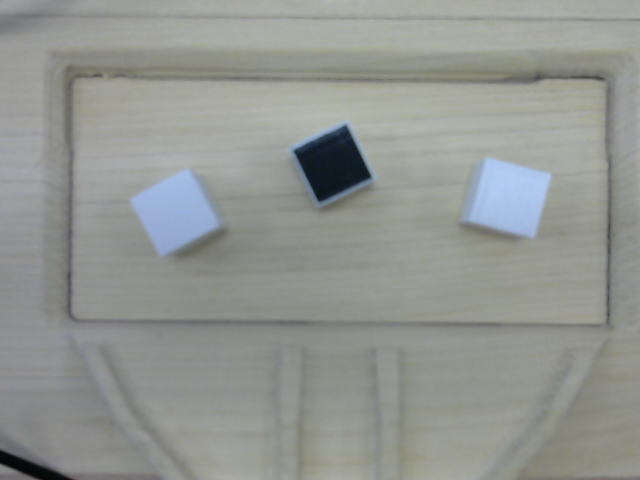
#> input picture cubos1.png, 640 x 480 px
$ python ubicar_cubos.py   (Python 2 division)
#> lines starting #> are read from the running program, lines starting #| are printed output that depends on the picture; after the words box and inside, x2 and y2 are one past the last pixel; in counts of white or black regions, pixels touching at a corner belong together; long printed decimals are rounded
#> further down, img is the input picture: shape (480, 640, 3); mean B, G, R 145.8, 150.2, 146.3
#!/usr/bin/env python
# -*- coding: utf-8 -*-

#### TO DO: -distancia desde el nuevo SR hasta el centro de los cubos.
####        -reconocer unicamente 1 cubo cada vez, para la version final.

import numpy as np
import cv2
from math import atan, degrees , sqrt, pow

##########Variables globales#################
squares = [] #Cubos encontrados, respecto a (0,0) de img.
sorted_cubes = [] #Cubos con vertices ordenados por menor Y (para angulos).
new_sides_angles = []
new_centres = []
arm_angles = []
hand_angles = []
centers = []
workzone = []
newsquares = [] #Cuadrados calculados, respecto a (0,0) del nuevo SR.
topside_center_workzone = [0,0]
bottomside_center_worzone = [0,0]
#Colores para pintar:
RED=(0,0,255)
BLUE=(255,0,0)
CYAN=(255,150,0)
GREEN=(0,255,0)
YELLOW=(0,255,255)
ORANGE=(0,150,255)
WHITE=(255,255,255)
BLACK=(0,0,0)

def angle_cos(p0, p1, p2):
  d1, d2 = (p0-p1).astype('float'), (p2-p1).astype('float')
  return abs( np.dot(d1, d2) / np.sqrt( np.dot(d1, d1)*np.dot(d2, d2) ) )


#Función que encuentra los cuadrados de las caras superiores de cada cubo,
#obtiene los cuadrados del contorno, y los centros.
def find_squares(img):
  img = cv2.GaussianBlur(img, (5, 5), 0)
  global sorted_cubes
  global squares
  global centers
  previous = []
  cont = 0
  sideColor = 0
  alpha = 0
  for gray in cv2.split(img):
    for thrs in xrange(0, 255, 26):
      if thrs == 0:
        bin = cv2.Canny(gray, 0, 50, apertureSize=5)
        bin = cv2.dilate(bin, None)
      else:
        retval, bin = cv2.threshold(gray, thrs, 255, cv2.THRESH_BINARY)
      contours, hierarchy = cv2.findContours(bin, cv2.RETR_LIST, cv2.CHAIN_APPROX_SIMPLE)
      for cnt in contours:
        cnt_len = cv2.arcLength(cnt, True)
        cnt = cv2.approxPolyDP(cnt, 0.02*cnt_len, True)
        if len(cnt) == 4 and cv2.contourArea(cnt) > 1200 and cv2.contourArea(cnt) < 4000 and cv2.isContourConvex(cnt):
          cnt = cnt.reshape(-1, 2)
          encontrado = False
          #Se hace un bucle para buscar dentro de los contornos los más próximos
          #para cada cubo.
          for i in previous:
            if i[0] == cnt[0][0] or (i[0] <= cnt[0][0]+3 and i[0] >= cnt[0][0]-3) :
              #Si se encuentra este contorno en los anteriormente analizados,
              #no se usa.
              encontrado = True
              break
          max_cos = np.max([angle_cos( cnt[i], cnt[(i+1) % 4], cnt[(i+2) % 4] ) for i in xrange(4)])
          if max_cos < 0.1 and not encontrado:
            #Se almacena el contorno del cuadrado con sus vertices, se almacena
            #como analizado tambien.
            squares.append(cnt)
            previous.append(cnt[0])
            previous.append(cnt[1])
            previous.append(cnt[2])
            previous.append(cnt[3])
            #Se ordenan los vertices de los cubos, para luego usarlos para
            #los angulos.
            cubo = np.copy(cnt)
            dt = [('col1', cubo.dtype),('col2', cubo.dtype)]
            aux = cubo.ravel().view(dt)
            aux.sort(order=['col2','col1'])
            sorted_cubes.append(cubo)
            #Se obtienen el centro del cuadrado, y se saca el color de la cara.
            center = [(cnt[0][0]+cnt[2][0])/2,(cnt[0][1]+cnt[2][1])/2]
            centers.append([(cnt[0][0]+cnt[2][0])/2,(cnt[0][1]+cnt[2][1])/2])
            imggray = cv2.cvtColor(img,cv2.COLOR_BGR2GRAY)
            sideColor = imggray[center[1]][center[0]] # Color de cara superior
            if sideColor >= 100 :
              color = "blanco"
            else :
              color = "negro"
            print "Encontrado cubo numero",cont+1,"con centro en [",center[0]/3.78,",",center[1]/3.78,"] mm y es de color",color
            cont+=1

#Se encuentra un rectangulo de area mayor que los cubos, que los contiene y
#vale de referencia para ubicacion. Hace practicamente lo mismo que la funcion
#anterior para los cubos. Obtiene ademas puntos de referencia a mitad del
#rectangulo de referencia para construir un eje de coordenadas.
def find_workzone(img):
  img = cv2.GaussianBlur(img, (5, 5), 0)
  global workzone
  previous = []
  for gray in cv2.split(img):
    for thrs in xrange(0, 255, 26):
      if thrs == 0:
        bin = cv2.Canny(gray, 0, 50, apertureSize=5)
        bin = cv2.dilate(bin, None)
      else:
        retval, bin = cv2.threshold(gray, thrs, 255, cv2.THRESH_BINARY)
      contours, hierarchy = cv2.findContours(bin, cv2.RETR_LIST, cv2.CHAIN_APPROX_SIMPLE)
      for cnt in contours:
        cnt_len = cv2.arcLength(cnt, True)
        cnt = cv2.approxPolyDP(cnt, 0.02*cnt_len, True)
        if len(cnt) == 4 and cv2.contourArea(cnt) > 40000 and cv2.contourArea(cnt) < 130000 and cv2.isContourConvex(cnt):
          cnt = cnt.reshape(-1, 2)
          encontrado = False
          for i in previous:
            if i[0] == cnt[0][0] or (i[0] <= cnt[0][0]+3 and i[0] >= cnt[0][0]-3) :
              encontrado = True
              break
          max_cos = np.max([angle_cos( cnt[i], cnt[(i+1) % 4], cnt[(i+2) % 4] ) for i in xrange(4)])
          if max_cos < 0.1 and not encontrado:
            workzone.append(cnt)
            previous.append(cnt[0])
            calculate_workzone()
#> this loop made 3 passes
#> bin: shape (480, 640); every value is 0
#> after the loop, cnt = [[0, 6], [4, 6], [7, 2], [14, 2], [15, 0], [5, 0], [3, 3], [0, 4]]; encontrado = True; max_cos = 0.0128; previous = [[75, 84]]; workzone = [[[75, 84], [79, 317], [604, 320], [602, 82]]]

#Función que ordena los puntos del rectángulo de referencia y obtiene el
#lado superior y el inferior.
def calculate_workzone():
  top = [0,0]
  bottom = [0,0]
  topi=bottomi=i=0
  while i < 4:
    #Se compara respecto a la mitad de la imagen (240 px).
    if workzone[0][i][1] < 240:
      top[topi]=[workzone[0][i][0],workzone[0][i][1]]
      topi+=1
    else:
      bottom[bottomi]=[workzone[0][i][0],workzone[0][i][1]]
      bottomi+=1
    i+=1
  top.sort
  bottom.sort
  global topside_center_workzone
  topside_center_workzone = [(top[0][0]+top[1][0])/2,(top[0][1]+top[1][1])/2]
  global bottomside_center_worzone
  bottomside_center_worzone = [(bottom[0][0]+bottom[1][0])/2,(bottom[0][1]+bottom[1][1])/2]

#Función que calcula el angulo de giro para la pinza del brazo robotico (o el
#giro de los cubos sobre su propio eje).
def calculate_arm_angle():
  cont=0
  for centro in new_centres:
    x = [centro[0],0]
    b = sqrt(pow((x[0]-centro[0]),2)+pow((x[1]-centro[1]),2))
    c = sqrt(pow((x[0]-0),2)+pow((x[1]-0),2))
    alpha = degrees(atan(b/c))
    if centro[0] < 0:
      alpha = -degrees(atan(b/c))
    print "El cubo numero",cont+1,"esta a una inclinacion de",alpha,"grados respecto al eje de referencia"
    arm_angles.append(alpha)
    cont+=1

#Función que calcula el angulo de giro para el brazo robotico (giro respecto al
#eje del nuevo SR).
def calculate_hand_angle():
  cont = 0
  for cubo in new_sides_angles:
    x = [cubo[0][0],cubo[1][1]]
    b = sqrt(pow((x[0]-cubo[0][0]),2)+pow((x[1]-cubo[0][1]),2))
    c = sqrt(pow((x[0]-cubo[1][0]),2)+pow((x[1]-cubo[1][1]),2))
    alpha = degrees(atan(b/c))
    if cubo[0][0] < cubo[1][0] and cubo[0][1] > cubo[1][1]:
      alpha = -degrees(atan(b/c))
    print "El cubo numero",cont+1,"tiene un giro sobre si mismo de",alpha,"grados"
    hand_angles.append(alpha)
    cont+=1

#Función que obtiene nuevas coordenadas para los centros de los cubos y los lados
#de los cubos que serviran para determinar el giro de la pinza del brazo robotico.
def change_SR():
  #Se modifican las coordenadas respecto al nuevo SR:
  #El punto medio del lado inferior del rectangulo de referencia.
  global new_centres
  global new_sides_angles
  #Me quedo con el lado importante para el calculo de angulos de giro.
  #El resto lo ignoro.
  for cubo in sorted_cubes:
    a = [cubo[0][0]-bottomside_center_worzone[0],bottomside_center_worzone[1]-cubo[0][1]]
    b = [cubo[1][0]-bottomside_center_worzone[0],bottomside_center_worzone[1]-cubo[1][1]]
    new_sides_angles.append([a,b])
  #Ahora cambio las coordenadas de los centros respecto al nuevo SR.
  for centro in centers:
    a = [centro[0]-bottomside_center_worzone[0],bottomside_center_worzone[1]-centro[1]]
    new_centres.append(a)

if __name__ == '__main__':
#  cam = cv2.VideoCapture(0)
#  ret, img = cam.read()
  img = cv2.imread('cubos1.png')
  find_workzone(img)
  cv2.drawContours(img, workzone, -1, GREEN, 2)
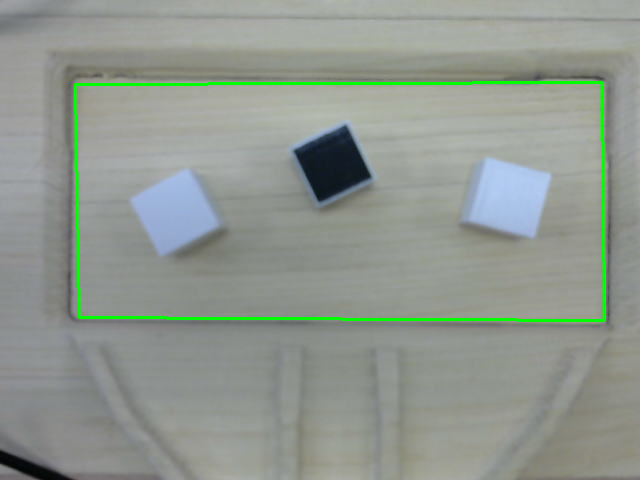
#> img: shape (480, 640, 3); 1.49% of pixels changed, all inside (x1, y1, x2, y2) = (74, 81, 606, 322)
  find_squares(img)
#> the loop in find_squares, `for gray in cv2.split(img):` made 3 passes
#> (printed output is left out)
#> after the loop in find_squares, `for gray in cv2.split(img):`:
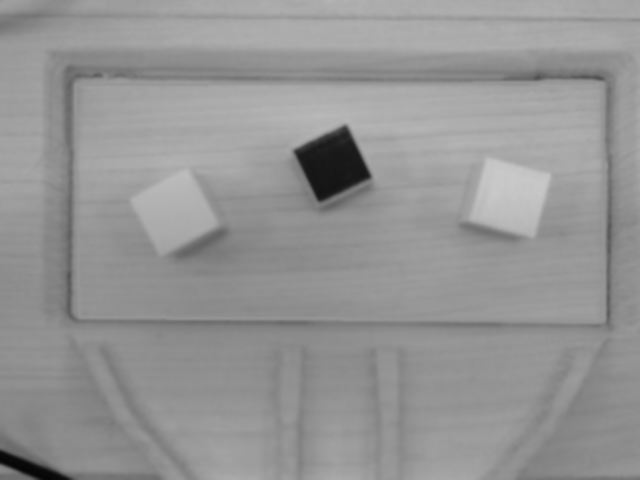
#> imggray: shape (480, 640); min 5, max 202, mean 148.6
#> after the loop in find_squares, `for gray in cv2.split(img):`: center = [508, 197]; centers = [[174, 211], [332, 163], [508, 197]]; color = 'blanco'; cont = 3; cubo = [[486, 159], [549, 175], [471, 218], [531, 235]]; dt = 2 items; encontrado = True; max_cos = 0.11; previous = [[187, 170], [218, 224], [161, 253], [132, 199], [345, 127], [369, 175], [319, 199], [295, 151], [486, 159], [471, 218], [531, 235], [549, 175]]; sideColor = 195; sorted_cubes = [[[187, 170], [132, 199], [218, 224], [161, 253]], [[345, 127], [295, 151], [369, 175], [319, 199]], [[486, 159], [549, 175], [471, 218], [531, 235]]]; squares = [[[187, 170], [218, 224], [161, 253], [132, 199]], [[345, 127], [369, 175], [319, 199], [295, 151]], [[486, 159], [471, 218], [531, 235], [549, 175]]]
  cv2.drawContours(img, squares, -1, RED, 3)
  cv2.line(img, (topside_center_workzone[0],topside_center_workzone[1]), (bottomside_center_worzone[0],bottomside_center_worzone[1]), BLUE, 1)
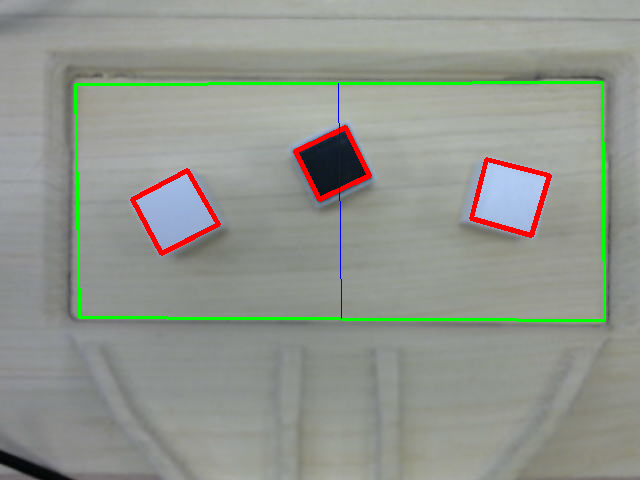
#> img: shape (480, 640, 3); mean B, G, R 141.9, 150, 145.5
  print "El nuevo origen de coordenadas sera [",bottomside_center_worzone[0]/3.78,",",bottomside_center_worzone[1]/3.78,"] mm"
#| El nuevo origen de coordenadas sera [ 90.212 , 84.127 ] mm
  print "Utilizando ese punto como nuevo SR."
  for i in centers:
    cv2.line(img, (bottomside_center_worzone[0],bottomside_center_worzone[1]), (i[0],i[1]), ORANGE, 1)
    cv2.line(img, (i[0],bottomside_center_worzone[1]), (i[0],i[1]), CYAN, 1)
#> this loop made 3 passes
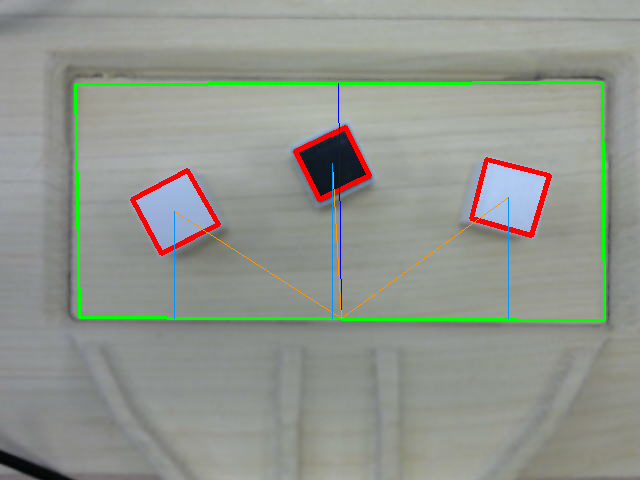
#> img: shape (480, 640, 3); 0.28% of pixels changed, all inside (x1, y1, x2, y2) = (174, 163, 509, 319)
  change_SR()
#> the loop in change_SR, `for cubo in sorted_cubes:` made 3 passes
#> (cubo, a, b) on passes 1 to 3: ([[187, 170], [132, 199], [218, 224], [161, 253]], [-154, 148], [-209, 119]), ([[345, 127], [295, 151], [369, 175], [319, 199]], [4, 191], [-46, 167]), ([[486, 159], [549, 175], [471, 218], [531, 235]], [145, 159], [208, 143])
#> after the loop in change_SR, `for cubo in sorted_cubes:`: new_sides_angles = [[[-154, 148], [-209, 119]], [[4, 191], [-46, 167]], [[145, 159], [208, 143]]]
#> the loop in change_SR, `for centro in centers:` made 3 passes
#> (centro, a) on passes 1 to 3: ([174, 211], [-167, 107]), ([332, 163], [-9, 155]), ([508, 197], [167, 121])
#> after the loop in change_SR, `for centro in centers:`: new_centres = [[-167, 107], [-9, 155], [167, 121]]
  calculate_arm_angle()
#> the loop in calculate_arm_angle, `for centro in new_centres:` made 3 passes
#> (centro, x, b, c) on passes 1 to 3: ([-167, 107], [-167, 0], 107, 167), ([-9, 155], [-9, 0], 155, 9), ([167, 121], [167, 0], 121, 167)
#> (printed output is left out)
#> after the loop in calculate_arm_angle, `for centro in new_centres:`: arm_angles = [-32.65, -86.68, 35.93]; cont = 3
  calculate_hand_angle()
#> the loop in calculate_hand_angle, `for cubo in new_sides_angles:` made 3 passes
#> (cubo, x, b, c) on passes 1 to 3: ([[-154, 148], [-209, 119]], [-154, 119], 29, 55), ([[4, 191], [-46, 167]], [4, 167], 24, 50), ([[145, 159], [208, 143]], [145, 143], 16, 63)
#> (printed output is left out)
#> after the loop in calculate_hand_angle, `for cubo in new_sides_angles:`: hand_angles = [27.8, 25.64, -14.25]

  cv2.line(img, (sorted_cubes[0][0][0],sorted_cubes[0][0][1]), (sorted_cubes[0][1][0],sorted_cubes[0][1][1]), YELLOW, 1)
#> img: shape (480, 640, 3); 0.02% of pixels changed, all inside (x1, y1, x2, y2) = (132, 170, 188, 200)
  cv2.line(img, (sorted_cubes[1][0][0],sorted_cubes[1][0][1]), (sorted_cubes[1][1][0],sorted_cubes[1][1][1]), YELLOW, 1)
#> img: shape (480, 640, 3); mean B, G, R 141.8, 150.2, 145.5
  cv2.line(img, (sorted_cubes[2][0][0],sorted_cubes[2][0][1]), (sorted_cubes[2][1][0],sorted_cubes[2][1][1]), YELLOW, 1)
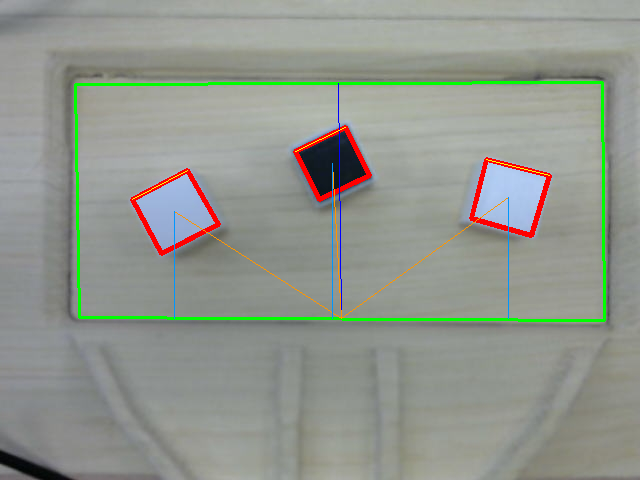
#> img: shape (480, 640, 3); mean B, G, R 141.8, 150.2, 145.5

  cv2.imshow('Cube detection', img)
  ch = 0xFF & cv2.waitKey()
#> (key Esc is pressed here)
  cv2.destroyAllWindows()

$ run again, with cubos2.png copied over cubos1.png
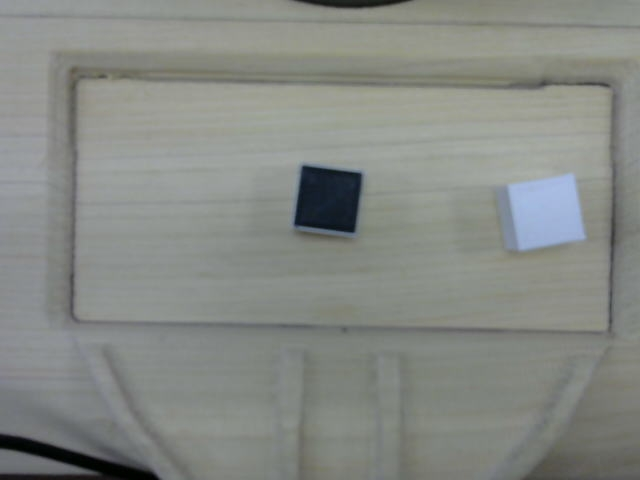
#> input picture cubos2.png, 640 x 480 px
#> img is the input picture: shape (480, 640, 3); mean B, G, R 132.4, 137.1, 133.5
#> the loop in find_workzone, `for gray in cv2.split(img):` made 3 passes
#> after the loop in find_workzone, `for gray in cv2.split(img):`: cnt = [[182, 43], [182, 44], [189, 44], [189, 43]]; encontrado = True; max_cos = 0.0239; previous = [[81, 87], [77, 87]]; workzone = [[[81, 87], [79, 317], [605, 326], [602, 88]], [[77, 87], [608, 89], [607, 324], [81, 318]]]
#> the loop in find_squares, `for gray in cv2.split(img):` made 3 passes
#> (printed output is left out)
#> after the loop in find_squares, `for gray in cv2.split(img):`: center = [327, 199]; centers = [[546, 212], [328, 199], [327, 199]]; color = 'negro'; cont = 3; cubo = [[301, 165], [363, 173], [293, 226], [354, 233]]; dt = 2 items; encontrado = True; max_cos = 0.0303; previous = [[571, 175], [583, 237], [521, 249], [509, 187], [305, 167], [359, 175], [352, 231], [295, 222], [301, 165], [293, 226], [354, 233], [363, 173]]; sideColor = 31; sorted_cubes = [[[571, 175], [509, 187], [583, 237], [521, 249]], [[305, 167], [359, 175], [295, 222], [352, 231]], [[301, 165], [363, 173], [293, 226], [354, 233]]]; squares = [[[571, 175], [583, 237], [521, 249], [509, 187]], [[305, 167], [359, 175], [352, 231], [295, 222]], [[301, 165], [293, 226], [354, 233], [363, 173]]]
#> `cv2.line(img, (topside_center_workzone[0],topside_center_workzone[1]),..`:
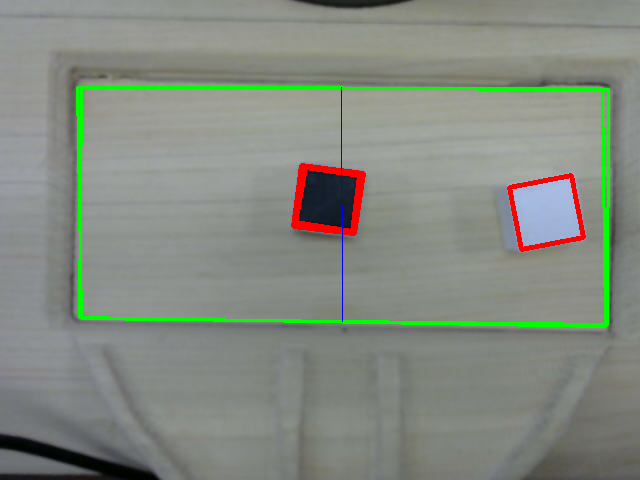
#> img: shape (480, 640, 3); mean B, G, R 128.6, 138.2, 132.1
#| El nuevo origen de coordenadas sera [ 90.476 , 84.921 ] mm
#> the loop `for i in centers:` made 3 passes
#> after the loop `for i in centers:`:
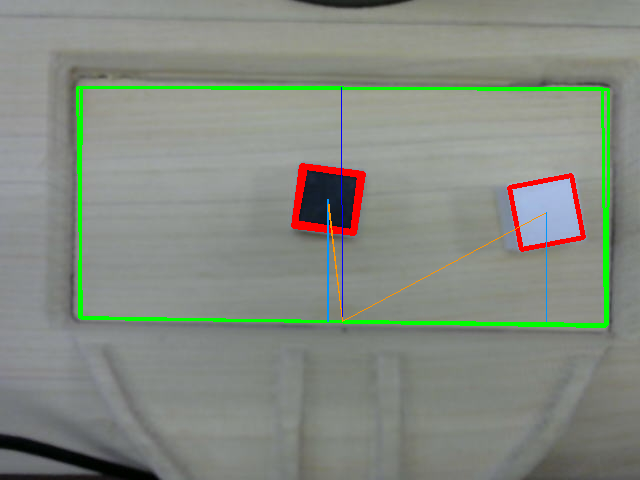
#> img: shape (480, 640, 3); 0.24% of pixels changed, all inside (x1, y1, x2, y2) = (327, 199, 547, 322)
#> the loop in change_SR, `for cubo in sorted_cubes:` made 3 passes
#> (cubo, a, b) on passes 1 to 3: ([[571, 175], [509, 187], [583, 237], [521, 249]], [229, 146], [167, 134]), ([[305, 167], [359, 175], [295, 222], [352, 231]], [-37, 154], [17, 146]), ([[301, 165], [363, 173], [293, 226], [354, 233]], [-41, 156], [21, 148])
#> after the loop in change_SR, `for cubo in sorted_cubes:`: new_sides_angles = [[[229, 146], [167, 134]], [[-37, 154], [17, 146]], [[-41, 156], [21, 148]]]
#> the loop in change_SR, `for centro in centers:` made 3 passes
#> (centro, a) on passes 1 to 3: ([546, 212], [204, 109]), ([328, 199], [-14, 122]), ([327, 199], [-15, 122])
#> after the loop in change_SR, `for centro in centers:`: new_centres = [[204, 109], [-14, 122], [-15, 122]]
#> the loop in calculate_arm_angle, `for centro in new_centres:` made 3 passes
#> (centro, x, b, c) on passes 1 to 3: ([204, 109], [204, 0], 109, 204), ([-14, 122], [-14, 0], 122, 14), ([-15, 122], [-15, 0], 122, 15)
#> (printed output is left out)
#> after the loop in calculate_arm_angle, `for centro in new_centres:`: arm_angles = [28.12, -83.45, -82.99]; cont = 3
#> the loop in calculate_hand_angle, `for cubo in new_sides_angles:` made 3 passes
#> (cubo, x, b, c) on passes 1 to 3: ([[229, 146], [167, 134]], [229, 134], 12, 62), ([[-37, 154], [17, 146]], [-37, 146], 8, 54), ([[-41, 156], [21, 148]], [-41, 148], 8, 62)
#> (printed output is left out)
#> after the loop in calculate_hand_angle, `for cubo in new_sides_angles:`: hand_angles = [10.95, -8.43, -7.35]
